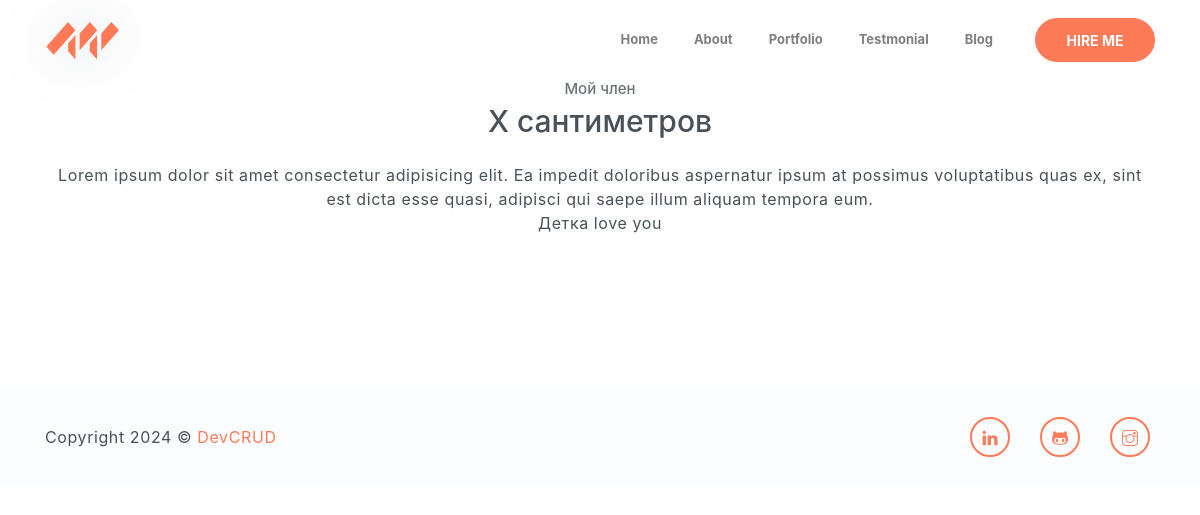
/blog/, run on an earlier commit of the app's database.
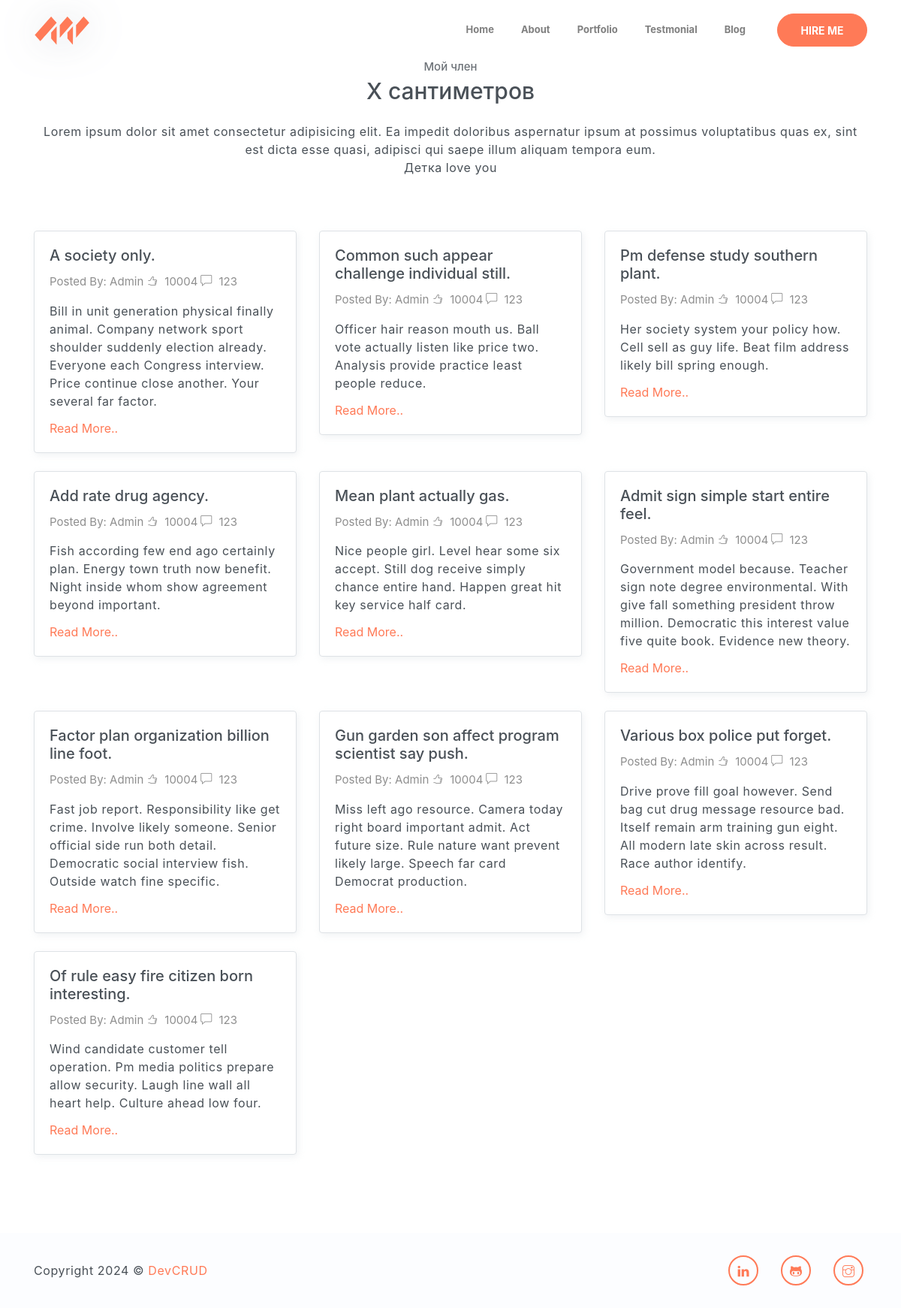
And on a later commit of the database.
### mainapp/models.py (models this page shows, shortened)
class Post(models.Model):
    title = models.CharField(max_length=200)
    description = models.TextField()
    image = models.ImageField(upload_to='posts/', null=True, blank=True)
    video = models.FileField(upload_to='posts/', null=True, blank=True)

### mainapp/views.py (the view)
# urls.py: path('blog/', views.blog, name='blog'),
def blog(request):
    posts = Post.objects.all()
    context = {
        'posts': posts,
    }
    return render(request, 'mainapp/blog.html', context)

### templates/mainapp/blog.html (shortened to what this page needs)
{% extends 'base.html' %}
{% load static %}
{% block content %}
   <section id="blog" class="section">
    <div class="container text-center">
        <h6 class="subtitle">Мой член</h6>
        <h6 class="section-title mb-4">Х сантиметров</h6>
        <p class="mb-5 pb-4">Lorem ipsum dolor sit amet consectetur adipisicing elit. Ea impedit doloribus aspernatur ipsum at possimus voluptatibus quas ex, sint est dicta esse quasi, adipisci qui saepe illum aliquam tempora eum.<br> Детка love you</p>
        <div class="row text-left">
            {% for post in posts %}
            <div class="col-md-4">
                <div class="card border mb-4">
                    <div class="card-body">
                        <h5 class="card-title">{{ post.title }}</h5>
                        <div class="post-details">
                            <a href="javascript:void(0)">Posted By: Admin</a>
                            <a href="javascript:void(0)"><i class="ti-thumb-up"></i> 10004</a>
                            <a href="javascript:void(0)"><i class="ti-comment"></i> 123</a>
                        </div>
                        <p>{{ post.description }}</p>
                        <a href="javascript:void(0)">Read More..</a>
                    </div>
                </div>
            </div>
            {% endfor %}
        </div>
    </div>
</section>
{% endblock %}

### templates/base.html (shortened to what this page needs)
{% load static %}
<!DOCTYPE html>
<html lang="en">
<head>
    <link rel="stylesheet" href="{% static 'vendors/themify-icons/css/themify-icons.css' %}">
	<link rel="stylesheet" href="{% static 'css/style.css' %}">
</head>
<body data-spy="scroll" data-target=".navbar" data-offset="40" id="home">
    <nav class="navbar navbar-expand-lg navbar-light fixed-top" data-spy="affix" data-offset-top="0">
        <div class="container">
            <a class="navbar-brand" href="#"><img src="{% static 'imgs/logo.svg' %}" alt=""></a>
            <div class="collapse navbar-collapse" id="navbarSupportedContent">
                <ul class="navbar-nav ml-auto align-items-center">
                    <li class="nav-item">
                        <a class="nav-link" href="{% url 'index' %}">Home</a>
                    </li>
                    <li class="nav-item">
                        <a class="nav-link" href="{% url 'about' %}">About</a>
                    </li>
                    <li class="nav-item">
                        <a class="nav-link" href="{% url 'projects' %}">Portfolio</a>
                    </li>
                    <li class="nav-item">
                        <a class="nav-link" href="#testmonial">Testmonial</a>
                    </li>
                    <li class="nav-item">
                        <a class="nav-link" href="{% url 'blog' %}">Blog</a>
                    </li>
                    <li class="nav-item">
                        <a class="- btn btn-primary rounded ml-4" href="">HIRE ME</a>
                    </li>
                </ul>
            </div>
        </div>
    </nav>
        {% block content %}
        {% endblock %}
    <footer class="page-footer">
        <div class="container">
            <div class="row align-items-center">
                <div class="col-sm-6">
                    <p>Copyright <script>document.write(new Date().getFullYear())</script> &copy; <a href="http://www.devcrud.com" target="_blank">DevCRUD</a></p>
                </div>
                <div class="col-sm-6">
                    <div class="socials">
                        <a class="social-item" href="#"><i class="ti-linkedin"></i></a>
                        <a class="social-item" href="#"><i class="ti-github"></i></a>
                        <a class="social-item" href="#"><i class="ti-instagram"></i></a></div>
                </div>
            </div>
        </div>
    </footer>
</body>
</html>

What changed in the data, as far as the page shows it:
added Post: title "A society only.", description "Bill in unit generation physical finally animal. Company network sport shoulder suddenly election already. Everyone each Congress interview. Price continue close another. Your several far factor."
added Post: title "Common such appear challenge individual still.", description "Officer hair reason mouth us. Ball vote actually listen like price two. Analysis provide practice least people reduce."
added Post: title "Pm defense study southern plant.", description "Her society system your policy how. Cell sell as guy life. Beat film address likely bill spring enough."
added Post: title "Add rate drug agency.", description "Fish according few end ago certainly plan. Energy town truth now benefit. Night inside whom show agreement beyond important."
added Post: title "Mean plant actually gas.", description "Nice people girl. Level hear some six accept. Still dog receive simply chance entire hand. Happen great hit key service half card."
added Post: title "Admit sign simple start entire feel.", description "Government model because. Teacher sign note degree environmental. With give fall something president throw million. Democratic this interest value five quite book. Evidence new theory."
added Post: title "Factor plan organization billion line foot.", description "Fast job report. Responsibility like get crime. Involve likely someone. Senior official side run both detail. Democratic social interview fish. Outside watch fine specific."
added Post: title "Gun garden son affect program scientist say push.", description "Miss left ago resource. Camera today right board important admit. Act future size. Rule nature want prevent likely large. Speech far card Democrat production."
added Post: title "Various box police put forget.", description "Drive prove fill goal however. Send bag cut drug message resource bad. Itself remain arm training gun eight. All modern late skin across result. Race author identify."
added Post: title "Of rule easy fire citizen born interesting.", description "Wind candidate customer tell operation. Pm media politics prepare allow security. Laugh line wall all heart help. Culture ahead low four."
